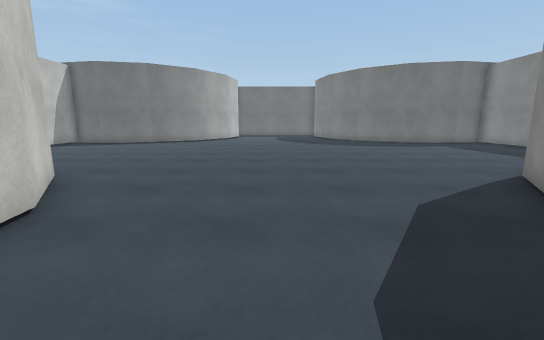
[1] (above)

12 first-person views from a walk through a 3-D level made in the Unity game engine. The camera is 1.3 m above the floor, tilts 10° down and sees 90° across. The floor is counted in squares, 1 m on a side. Each view is taken from the middle of a square. On the plan, view 1 faces up. The plan holds only what a view shows up to about 13 squares ahead; the rest is blank. The place goes on beyond the plan. The player is left out. Surface patterns are stand-ins for the level's own textures.

[2]
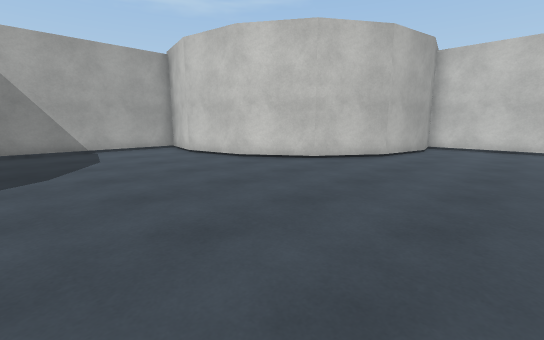

[3]
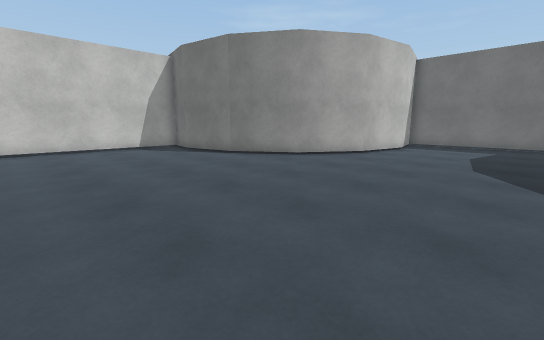

[4]
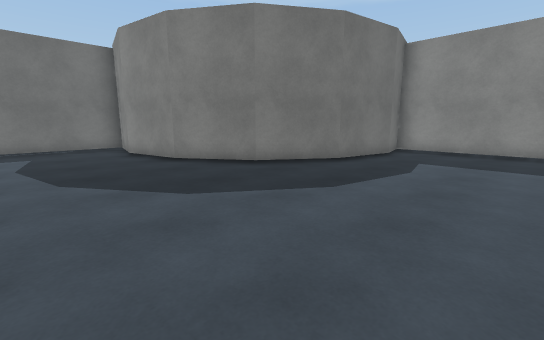

[5]
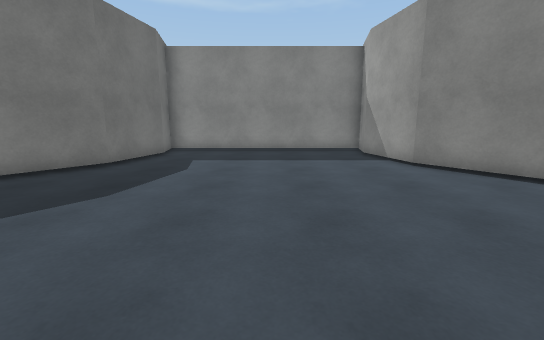

[6]
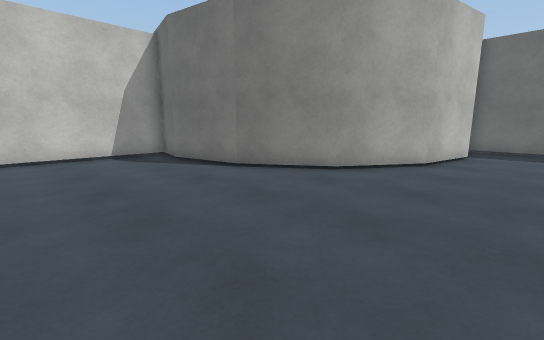

[7]
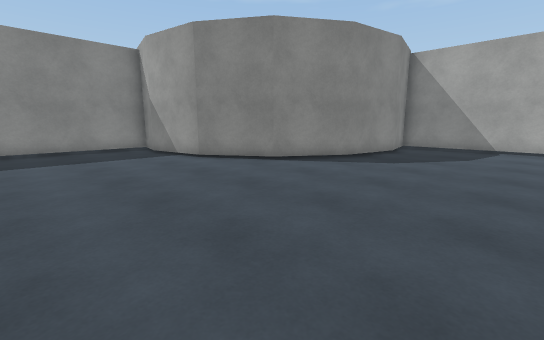

[8]
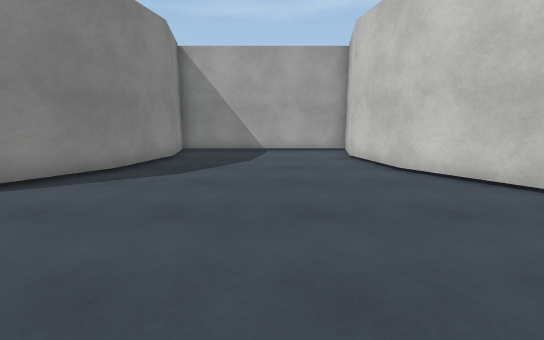

[9]
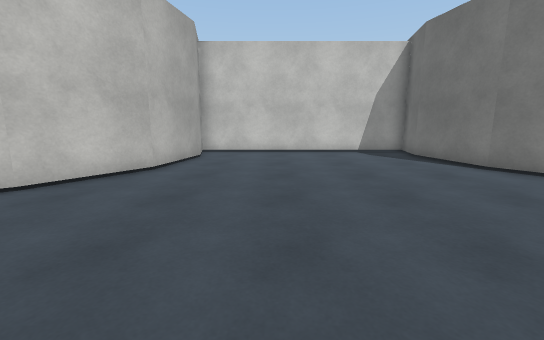

[10]
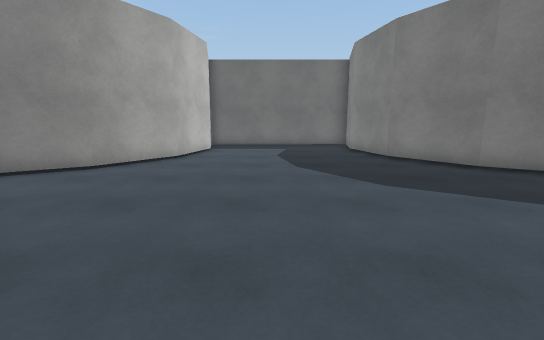

[11]
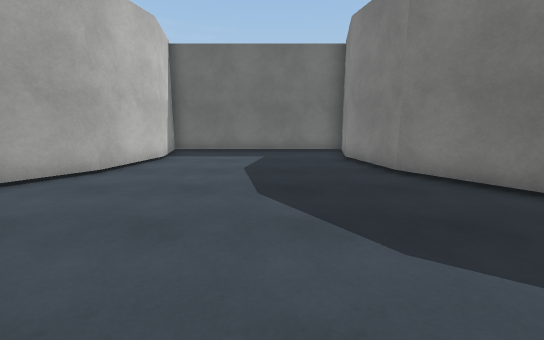

[12]
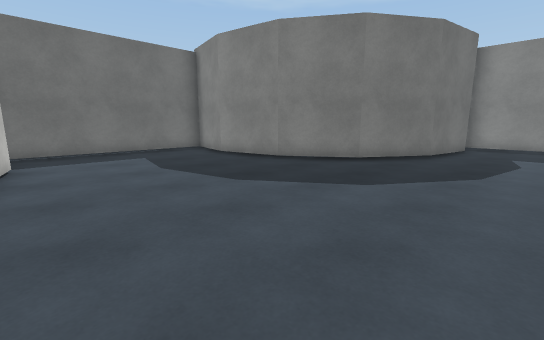

### Floor plan
Points are (right, up) in squares from view 1. A wall is a line through its corners. A room is listed if a view was taken in it or the views show most of it. See-through windows are left out.
Room 1 (views 1, 2, 3, 4, 5, 6, 7, 8, 9, 10, 11, 12)
walls: (-5, 6.2) (-3.4, 3.8) (-2.9, 1) (-3.4, -1.6) (4.1, -1.6) (3.6, 1) (4.2, 3.8) (5.8, 6.1) (8.1, 7.7) (10.9, 8.3) (12.6, 8) (12.6, 16.7) (11, 16.3) (8.2, 16.9) (5.8, 18.5) (4.2, 20.9) (3.6, 23.7) (4.1, 26.2) (-3.4, 26.2) (-2.9, 23.7) (-3.4, 20.9) (-5, 18.5) (-7.4, 16.9) (-10.2, 16.4) (-11.9, 16.7) (-11.9, 8) (-10.2, 8.3) (-7.4, 7.8) (-5, 6.2)

Where each view was taken, in squares from view 1:
view 1: 0 up, 0 right, facing up
view 2: 12 up, 3 right, facing down-left
view 3: 10 up, 2 right, facing up-left
view 4: 12 up, 0 right, facing up-right
view 5: 12 up, 0 right, facing right
view 6: 12 up, 1 left, facing up-left
view 7: 13 up, 1 left, facing down-right
view 8: 11 up, 0 right, facing down
view 9: 11 up, 0 right, facing left
view 10: 11 up, 0 right, facing up
view 11: 14 up, 1 right, facing up
view 12: 14 up, 3 left, facing up-right
